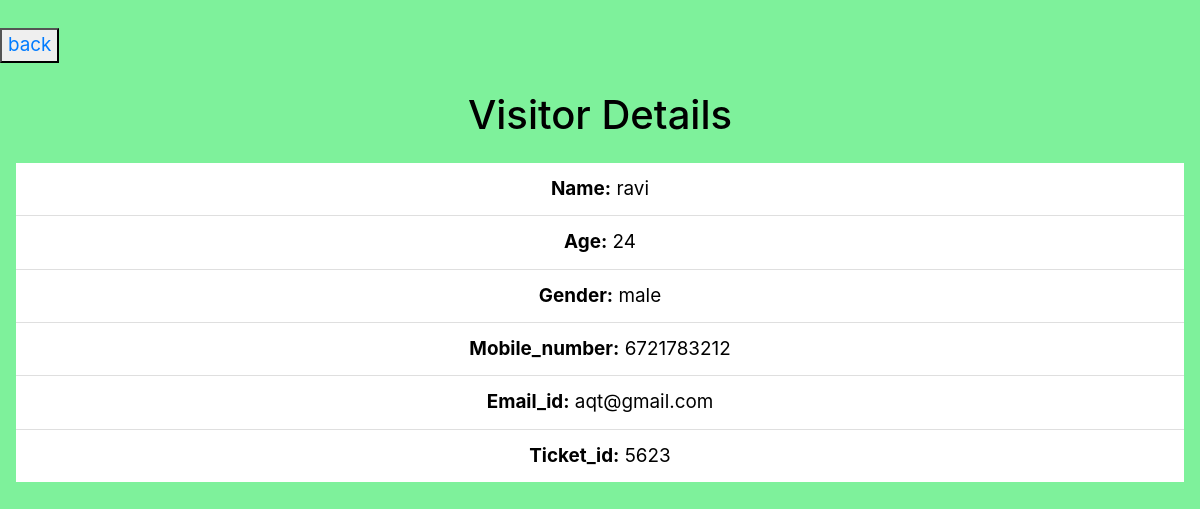
Page /multy/21/ on the committed database.
### zooapp/models.py (models this page shows, shortened)
class Booking(models.Model):
    Type = (
        ('male','male'),
        ('female','female'),
        ('other','other')
    )
    TIMING= (
        ('09:30 am to 10:30 am','09:30 am to 10:30 am'),
        ('11:00 am to 12:00 pm','11:00 am to 12:00 pm'),
        ('12:30 pm to 01:30 pm','12:30 pm to 01:30 pm'),
        ('02:30 pm to 03:30 pm','02:30 pm to 03:30 pm'),
        ('04:00 pm to 05:30 pm','04:00 pm to 05:30 pm'),
    )
    p = ''
    for i in range(0,4):
        p = p+str(randint(0,9))
    Ticket_id = models.PositiveIntegerField(default = p)
    Date = models.DateField()
    Vistorname = models.CharField(max_length =50)
    age = models.CharField(max_length =50)
    gender = models.CharField(max_length=30,choices=Type)
    TimeSlot = models.CharField(max_length = 50,choices = TIMING)
    Vehicle_No = models.CharField(max_length = 50)
    email = models.EmailField()
    phone_no = models.CharField(max_length=50)
    ticketprice = models.IntegerField()

### zooapp/views.py (the view)
# urls.py: path('multy/<int:id>/',views.multy)
def multy(request,id):
    tic = Booking.objects.get(id=id)
    return render(request,"multy.html",{'form':tic})

### zooapp/templates/multy.html (shortened to what this page needs)
<!DOCTYPE html>
<html lang="en">
<head>
</head>
<link rel="stylesheet" href="https://stackpath.bootstrapcdn.com/bootstrap/4.1.3/css/bootstrap.min.css">
<body style="background-color:rgba(25, 230, 76, 0.555);"></body>
<br>
<button><a href="/blist">back</a></button>
<body>
    <center>
        <br>
        <h1>Visitor Details</h1>
        <div class="modal-body">
            <ul class="list-group list-group-flush">
                <li class="list-group-item"><b>Name:</b> {{form.Vistorname}}</li>
                <li class="list-group-item"><b>Age:</b> {{form.age}}</li>
                <li class="list-group-item"><b>Gender:</b> {{form.gender }}</li>
                <li class="list-group-item"><b>Mobile_number:</b> {{form.phone_no}}</li>
                <li class="list-group-item"><b>Email_id:</b> {{form.email}}</li>
                <li class="list-group-item"><b>Ticket_id:</b> {{form.Ticket_id}}</li>
            </ul>
        </div>
    </center>
</body>
</html>

### zooapp/templates/multy.html (style rules this page uses)
body { color: rgb(0, 0, 0); }
body { background-image: url("https://i.pinimg.com/originals/94/30/e8/9430e85bcee211cda9dfff8400e2fe19.jpg"); font-size: 5mm }

### rows in the picture
Booking: Vistorname "ravi", age "24", gender "male", phone_no "6721783212", email "aqt@gmail.com", Ticket_id "5623"
